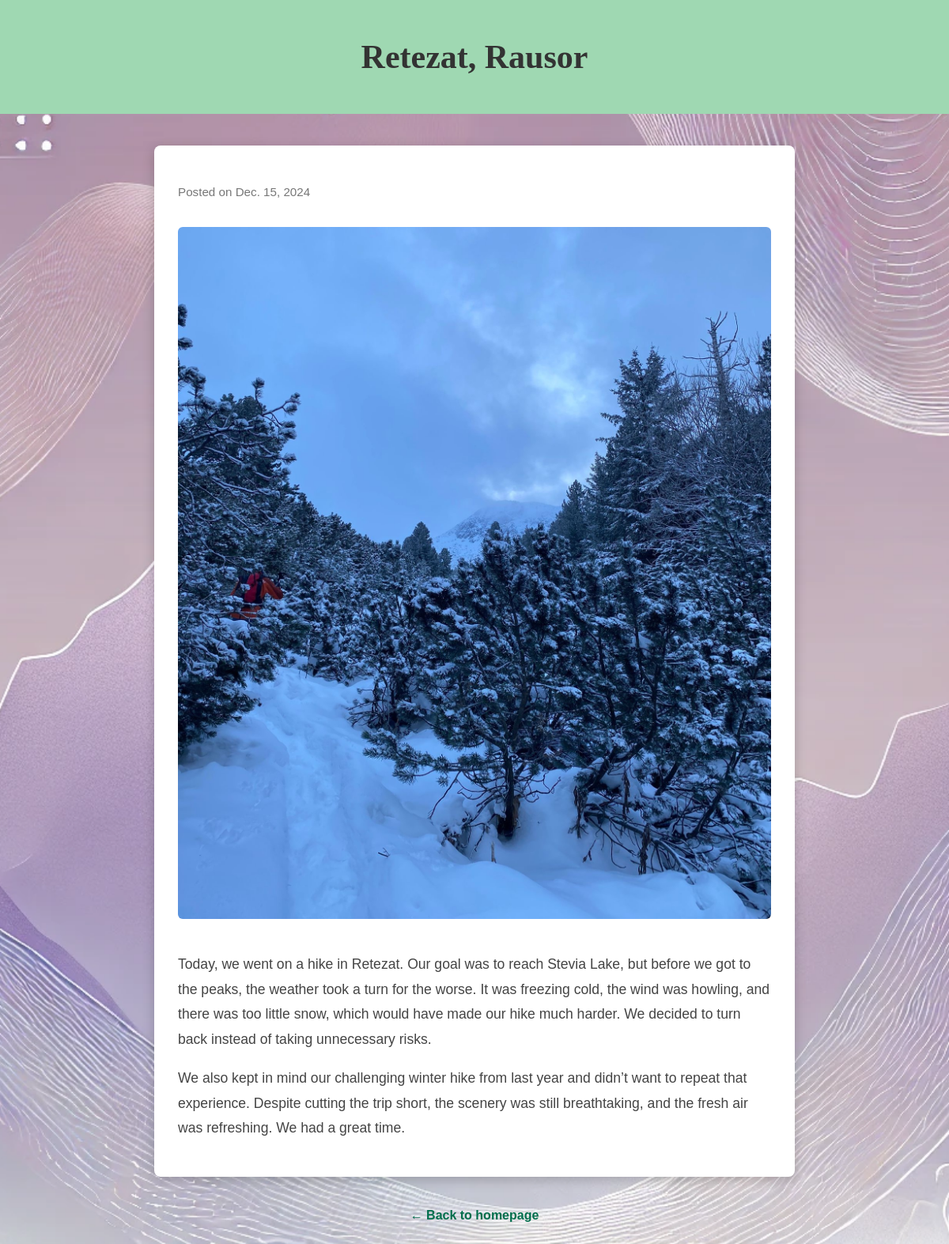
The page /post/8/ on the database its author committed.
### myapp/models.py (models this page shows, shortened)
class Post(models.Model):
    title = models.CharField(max_length=200)
    post_date = models.DateField()
    image = models.ImageField(upload_to='static/images/')
    paragraph = models.TextField(max_length=5000)
    more_details_for_the_dedicated_page = models.TextField(max_length=1000,default=' ')

### myapp/views.py (the view)
# urls.py: path('post/<int:post_id>/', views.post_detail, name='post_detail'),
def post_detail(request, post_id):
    post = get_object_or_404(Post, pk=post_id)
    return render(request, 'myapp/post_detail.html', {'post': post})

### myapp/templates/myapp/post_detail.html (shortened to what this page needs)
{% load static %}
<!DOCTYPE html>
<html>
<head>
  <link rel="stylesheet" href="{% static 'css/post_detail.css' %}">
</head>
<body>
  <header>
    <h1 class="title">{{ post.title }}</h1>
  </header>
  <div class="blog-post">
    <p class="date">Posted on {{ post.post_date }}</p>
    <img src="{{ post.image.url }}" alt="{{ post.title }}">
    <p>{{ post.paragraph }}</p>
    <p>{{ post.more_details_for_the_dedicated_page }}</p>
  </div>
  <footer>
    <a href="/">← Back to homepage</a>
  </footer>
</body>
</html>

### static/css/post_detail.css (style rules this page uses)
body { background: url('../images/background.webp') no-repeat center center fixed; background-size: cover; font-family: Arial, sans-serif; margin: 0; padding: 0; }
header { background-color: #9fd8b2; text-align: center; padding: 20px; }
header h1 { font-family: 'Pacifico', cursive; color: #333; font-size: 42px; }
.blog-post { background-color: #fff; padding: 30px; margin: 40px auto; width: 85%; max-width: 750px; box-shadow: 0 4px 15px rgba(0, 0, 0, 0.2); border-radius: 8px; animation: fadeIn 0.7s ease-in-out; }
.blog-post img { width: 100%; border-radius: 6px; margin: 20px 0; }
.blog-post p { font-size: 1.1em; color: #444; line-height: 1.8; margin-bottom: 15px; }
.blog-post .date { color: #777; font-size: 0.95em; margin-bottom: 10px; }
footer { text-align: center; margin: 30px 0; }
footer a { text-decoration: none; color: #006e4c; font-weight: bold; transition: color 0.3s ease; }

### rows shown on the page
Post: title "Retezat, Rausor", post_date "Dec. 15, 2024", image (picture), paragraph "Today, we went on a hike in Retezat. Our goal was to reach Stevia Lake, but before we got to the peaks, the weather took a turn for the worse. It was freezing cold, the wind was howling, and there was too little snow, which would have made our hike much harder. We decided to turn back instead of taking unnecessary risks.", more_details_for_the_dedicated_page "We also kept in mind our challenging winter hike from last year and didn’t want to repeat that experience. Despite cutting the trip short, the scenery was still breathtaking, and the fresh air was refreshing. We had a great time."
